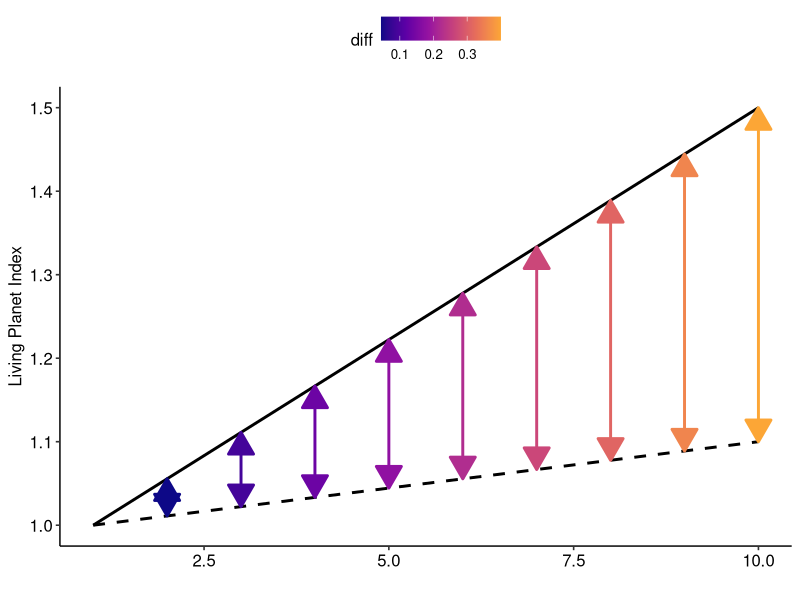
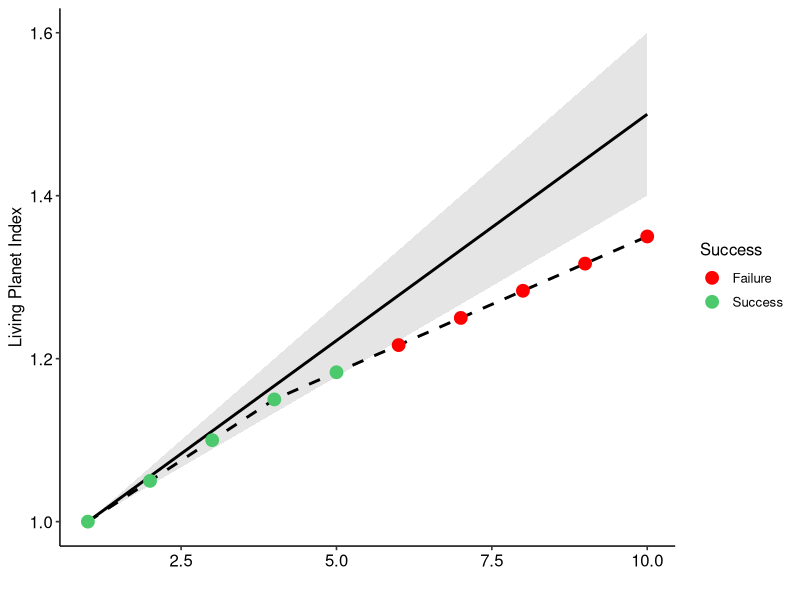
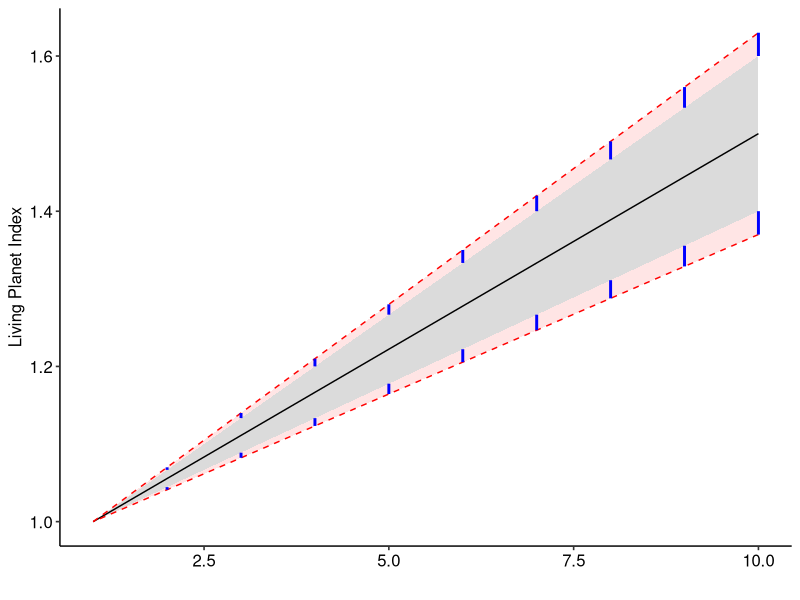
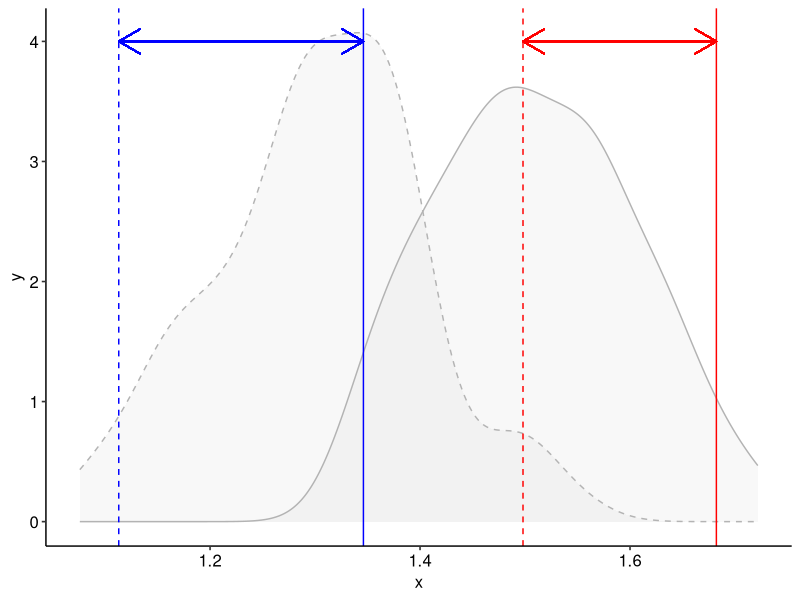

Write R code to recreate these figures, in order.
# figures for conceptual diagram of measurements

library(dplyr)
library(ggplot2)

theme_set(ggpubr::theme_pubr())


## Accuracy:

x <- seq(from = 1, to = 1.5, length.out = 10)
v <- seq(from = 1, to = 1.1, length.out = 10)

df <- data.frame(
  "time" = 1:10,
  "LPI_final" = x,
  "LPI_final_true" = v
)
df$diff <- df$LPI_final - df$LPI_final_true

ggplot(df, aes(x = time)) +
  geom_line(aes(y = LPI_final), col = "black", lwd = 1) +
  geom_line(aes(y = LPI_final_true), lty = 2, col = "black", lwd =1) +
  ggforce::geom_link(data = df[-1,],
                     aes(x = time, y = LPI_final, 
                         xend = time, yend = LPI_final_true, 
                         colour = diff),
                     arrow = arrow(ends = "both", type = "closed"), size = 1) +
  labs(x = "", y = "Living Planet Index")  +
  scale_color_viridis_c(option = "plasma", end = .8)

## Precision: success rate

x <- seq(from = 1, to = 1.5, length.out = 10)
v <- c(seq(from = 1, to = 1.1, length.out = 3),
       seq(from = 1.15, to = 1.35, length.out = 7))

df <- data.frame(
  "time" = 1:10,
  "LPI_final" = x,
  "LPI_final_true" = v,
  "CI_low" = x - seq(0, 0.1, length.out = 10),
  "CI_high" = x + seq(0, 0.1, length.out = 10)
)
df$Success = c(rep("Success", 5), rep("Failure", 5))

ggplot(df, aes(x = time)) +
  geom_ribbon(aes(ymin = CI_low, ymax = CI_high), alpha = .4, fill = "grey") +
  geom_line(aes(y = LPI_final), col = "black", lwd = 1) +
  geom_line(aes(y = LPI_final_true), lty = 2, col = "black", lwd = 1) +
  geom_point(aes(y = LPI_final_true, col = Success), size = 4) +
  # ggforce::geom_link(data = df[-1,],
  #                    aes(x = time, y = LPI_final, 
  #                        xend = time, yend = LPI_final_true, 
  #                        colour = diff),
  #                    arrow = arrow(ends = "both", type = "closed"), size = 1) +
  labs(x = "", y = "Living Planet Index")  +
  scale_color_manual(values = c("red", "#4bc96c"), labels = c("Failure", "Success")) +
  theme(legend.position = "right")

## Precision: CI diff

x <- seq(from = 1, to = 1.5, length.out = 10)
v <- seq(from = 1, to = 1.45, length.out = 10)
z <- seq(from = 1, to = 1.4, length.out = 10)

df <- data.frame(
  "time" = 1:10,
  "LPI_final" = x,
  "CI_low" = x - seq(0, 0.1, length.out = 10),
  "CI_high" = x + seq(0, 0.1, length.out = 10),
  "LPI_final_true" = v,
  "LPI_raw" = x,
  "CI_low_raw" = x - seq(0, 0.13, length.out = 10),
  "CI_high_raw" = x + seq(0, 0.13, length.out = 10)
)

ggplot(df, aes(x = time)) +
  geom_ribbon(aes(ymin = CI_low_raw, ymax = CI_high_raw), alpha = .1, fill = "red") +
  geom_ribbon(aes(ymin = CI_low, ymax = CI_high), alpha = 1, fill = "grey86") +
  geom_line(aes(y = LPI_final), col = "black", lwd = .5) +
  geom_ribbon(aes(ymin = CI_low_raw, ymax = CI_high_raw), alpha = 0, fill = "red", lwd = .5, lty = 2, col = "red") +
#  geom_line(aes(y = LPI_final_true), lty = 2, col = "black", lwd = .5) +
  ggforce::geom_link(aes(x = time, y = CI_low, xend = time, yend = CI_low_raw), col = "blue", lwd = 1) +
  ggforce::geom_link(aes(x = time, y = CI_high, xend = time, yend = CI_high_raw), col = "blue", lwd = 1) +
  labs(x = "", y = "Living Planet Index") 

x <- seq(from = 1, to = 1.5, length.out = 10)
v <- seq(from = 1, to = 1.45, length.out = 10)

df <- data.frame(
  x = rnorm(100, 1.3, 0.1),
  y = rnorm(100, 1.5, 0.1)
)

ggplot(df) +
  geom_density(aes(x = x), col = "grey70", fill = "grey", alpha =.1, lty = 2) +
  geom_density(aes(x = y), col = "grey70", fill = "grey", alpha =.1) +
  geom_vline(aes(xintercept = quantile(df$x, 0.025)), col = "blue", lty = 2) +
  geom_vline(aes(xintercept = quantile(df$x, 0.975)), col = "red", lty = 2) +
  geom_vline(aes(xintercept = quantile(df$y, 0.025)), col = "blue") +
  geom_vline(aes(xintercept = quantile(df$y, 0.975)), col = "red") +
  geom_segment(aes(x = quantile(df$x, 0.025), xend = quantile(df$y, 0.025),
                   y = 4, yend = 4), arrow = arrow(ends = "both"), col = "blue") +
  geom_segment(aes(x = quantile(df$x, 0.975), xend = quantile(df$y, 0.975),
                   y = 4, yend = 4), arrow = arrow(ends = "both"), col = "red")
  
